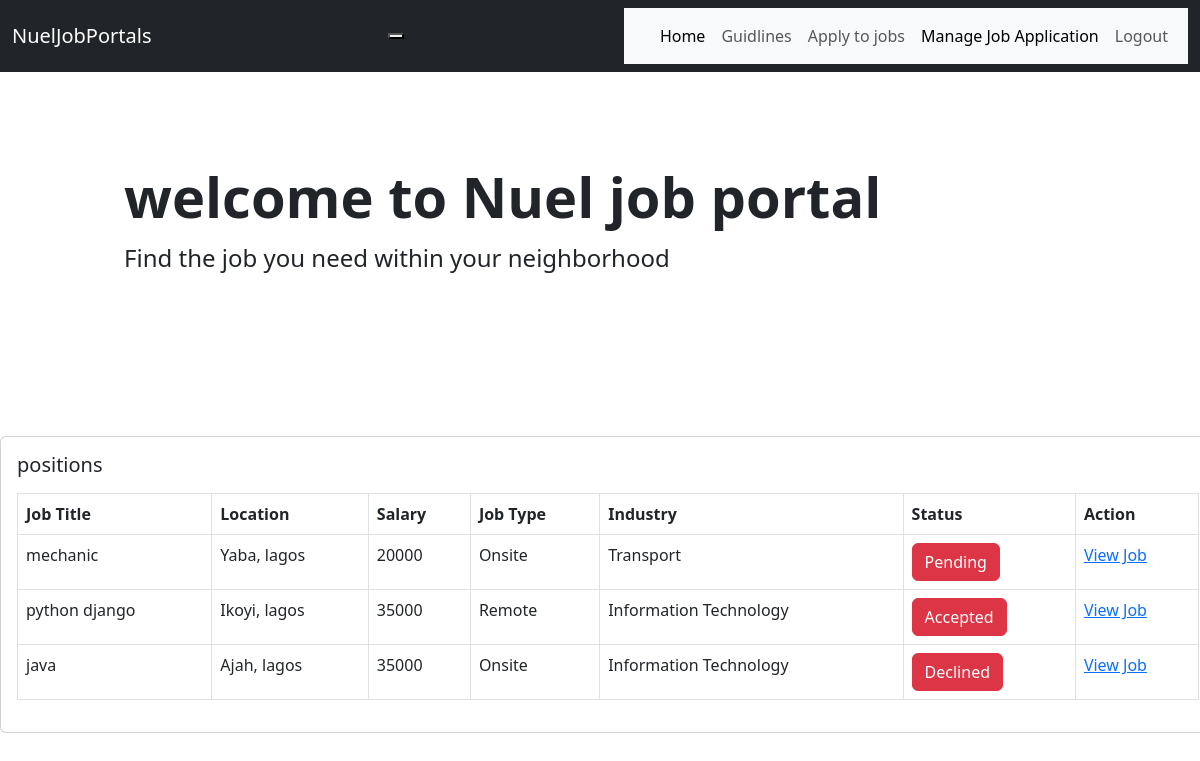
Page /job/applied-jobs/ (signed in) on the committed database.
### job/models.py (models this page shows, shortened)
class ApplyJob(models.Model):
   status_choices=(
      ('Accepted','Accepted'),
      ('Declined','Declined'),
      ('Pending','Pending')
      )
   user = models.ForeignKey(User, on_delete=models.CASCADE)
   job = models.ForeignKey(AvailableJobs, on_delete=models.CASCADE)
   timestamp =models.DateTimeField(auto_now_add=True)
   status = models.CharField(max_length=20, choices=status_choices)

class AvailableJobs(models.Model):
   job_type_choices=(
      ('Remote','Remote'),
      ('Onsite','Onsite'),
      ('Hybrid','Hybrid')
   )
   user = models.ForeignKey(User, on_delete=models.CASCADE)
   employers = models.ForeignKey(Employers, on_delete=models.CASCADE)
   title = models.CharField(max_length=200)
   city = models.CharField(max_length=200)
   location = models.ForeignKey(Location, on_delete=models.CASCADE,blank=True,null=True)
   salary = models.PositiveIntegerField(default=35000)
   requirements = models.TextField()
   ideal_candidate =models.TextField()
   is_available =models.BooleanField(default=True)
   date_created = models.DateField(auto_now_add = True, null=True, blank=True)
   created_on = models.DateTimeField(auto_now_add = True, null=True, blank=True)
   industry = models.ForeignKey(Industry, on_delete=models.CASCADE,blank=True,null=True)
   job_type= models.CharField(max_length=200,choices=job_type_choices,null=True,blank=True)
   class Meta:
      verbose_name_plural='AvailableJobs'
      ordering = ['-date_created']

class Location(models.Model):
   name = models.CharField(max_length=200)
   def __str__(self):
      return self.name

class Industry(models.Model):
   name = models.CharField(max_length=200)
   def __str__(self):
      return self.name

### job/views.py (the view)
# urls.py: path('applied-jobs/', views.applied_jobs, name='applied-jobs'),
def applied_jobs(request):
    appliedJobs=ApplyJob.objects.filter(user =request.user)
    context={'appliedJobs':appliedJobs}
    return render(request, 'jobs/appliedJobs.html', context)

### templates/jobs/appliedJobs.html
{% extends 'layouts/base.html' %}
{% load widget_tweaks %}
{% load humanize %}
{% block content %}
<div class="card mx-auto" style="width: 76rem;">
    <div class="card-body">
        <h5 class="card-title mb-3">positions</h5>
        <table class="table table-bordered">
            <thead>
                <tr>
                    <th scope="col">Job Title</th>
                    <th scope="col">Location</th>
                    <th scope="col"> Salary</th>
                    <th scope="col">Job Type</th>
                    <th scope="col">Industry</th>
                    <th scope="col">Status</th>
                    <th scope="col">Action</th>
                </tr>
            </thead>
            <tbody>
                {% for job in appliedJobs %}
                <tr>
                    <td>{{ job.job.title }}</td>
                    <td>{{ job.job.location }}, {{ job.job.city }}</td>
                    <td>{{ job.job.salary }}</td>
                    <td>{{ job.job.job_type }}</td>
                    <td> {{ job.job.industry }}</td>
                    <td> <button class="btn btn-danger">{{ job.status }}</button></td>
                    <td><a href="{% url 'products:job-details' job.job.pk %}">View Job</a></td>
                </tr>
                {% endfor %}
            </tbody>
        </table>
    </div>
</div>
{% endblock %}

### rows in the picture
ApplyJob: job "mechanic", job.location "Yaba", job.city "lagos", job.salary "20000", job.job_type "Onsite", job.industry "Transport", status "Pending"
ApplyJob: job "python django", job.location "Ikoyi", job.city "lagos", job.salary "35000", job.job_type "Remote", job.industry "Information Technology", status "Accepted"
ApplyJob: job "java", job.location "Ajah", job.city "lagos", job.salary "35000", job.job_type "Onsite", job.industry "Information Technology", status "Declined"
